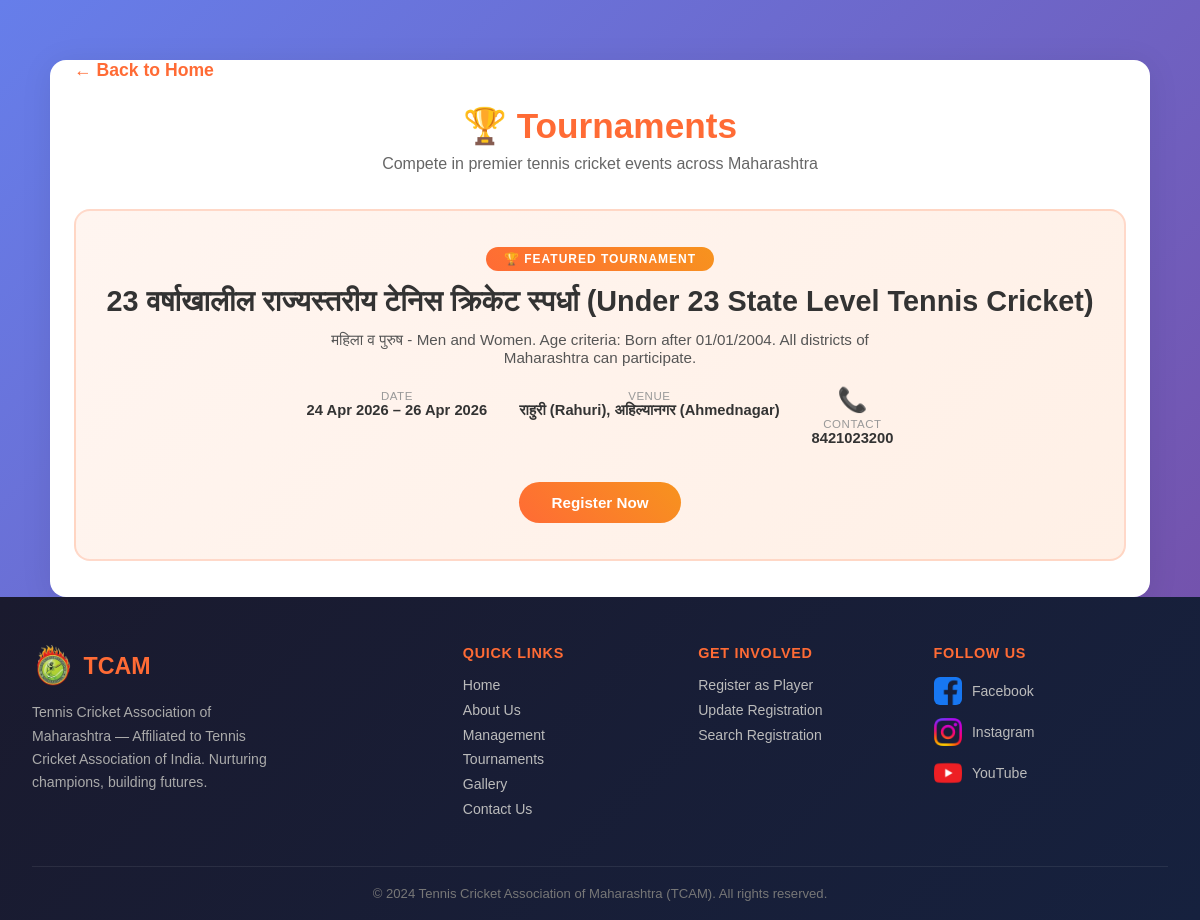
Screenshot of /tournament.php with the database file from the repository.
### tables this page shows
CREATE TABLE tournaments (
    id INTEGER PRIMARY KEY AUTOINCREMENT,
    tournament_id TEXT UNIQUE,
    name TEXT NOT NULL,
    start_date TEXT,
    end_date TEXT,
    venue TEXT,
    city TEXT,
    state TEXT DEFAULT 'Maharashtra',
    participants INTEGER DEFAULT 0,
    status TEXT DEFAULT 'upcoming',
    winner TEXT DEFAULT '',
    runner_up TEXT DEFAULT '',
    organizer TEXT DEFAULT '',
    contact_person TEXT DEFAULT '',
    contact_mobile TEXT DEFAULT '',
    prize_money TEXT DEFAULT '',
    description TEXT DEFAULT '',
    image_path TEXT DEFAULT '',
    featured INTEGER DEFAULT 0,
    created_at DATETIME DEFAULT CURRENT_TIMESTAMP
);

### tournament.php (the view, shortened to what this page needs)
<?php
$dbPath = __DIR__ . '/tcam_bookings.db';
$db = new PDO('sqlite:' . $dbPath);
$db->setAttribute(PDO::ATTR_ERRMODE, PDO::ERRMODE_EXCEPTION);
$db->setAttribute(PDO::ATTR_DEFAULT_FETCH_MODE, PDO::FETCH_ASSOC);
$db->exec("CREATE TABLE IF NOT EXISTS tournaments (
    id INTEGER PRIMARY KEY AUTOINCREMENT, tournament_id TEXT UNIQUE, name TEXT NOT NULL,
    start_date TEXT, end_date TEXT, venue TEXT, city TEXT, state TEXT DEFAULT 'Maharashtra',
    participants INTEGER DEFAULT 0, status TEXT DEFAULT 'upcoming', winner TEXT DEFAULT '',
    runner_up TEXT DEFAULT '', organizer TEXT DEFAULT '', contact_person TEXT DEFAULT '',
    contact_mobile TEXT DEFAULT '', prize_money TEXT DEFAULT '', description TEXT DEFAULT '',
    image_path TEXT DEFAULT '', featured INTEGER DEFAULT 0, created_at DATETIME DEFAULT CURRENT_TIMESTAMP
)");
$tournaments = $db->query("SELECT * FROM tournaments ORDER BY CASE status WHEN 'ongoing' THEN 1 WHEN 'upcoming' THEN 2 WHEN 'completed' THEN 3 END, start_date DESC")->fetchAll();
$featured = null;
foreach ($tournaments as $t) {
    if ($t['featured'] || $t['status'] === 'ongoing') { $featured = $t; break; }
}
?>
<!DOCTYPE html>
<html lang="en">
<head>
    <link rel="stylesheet" href="css/responsive.css">
</head>
<body>
    <div class="container">
        <a href="index.html" class="back-link">&larr; Back to Home</a>
        <h1>🏆 Tournaments</h1>
        <p class="subtitle">Compete in premier tennis cricket events across Maharashtra</p>
        <?php if ($featured): ?>
        <div class="featured">
            <div class="tag">🏆 <?php echo $featured['status'] === 'ongoing' ? 'Live Now' : ($featured['status'] === 'upcoming' ? 'Featured Tournament' : 'Latest Tournament'); ?></div>
            <h2><?php echo htmlspecialchars($featured['name']); ?></h2>
            <?php if ($featured['description']): ?>
                <p class="desc"><?php echo htmlspecialchars($featured['description']); ?></p>
            <?php endif; ?>
            <div class="featured-meta">
                <div><div class="icon"></div><div class="label">Date</div><div class="value"><?php echo $featured['start_date'] ? date('d M Y', strtotime($featured['start_date'])) : 'TBD'; ?><?php echo $featured['end_date'] ? ' – ' . date('d M Y', strtotime($featured['end_date'])) : ''; ?></div></div>
                <div><div class="icon"></div><div class="label">Venue</div><div class="value"><?php echo htmlspecialchars($featured['venue'] ?: 'TBD'); ?><?php echo $featured['city'] ? ', ' . htmlspecialchars($featured['city']) : ''; ?></div></div>
                <?php if ($featured['contact_mobile']): ?>
                <div><div class="icon">📞</div><div class="label">Contact</div><div class="value"><?php echo htmlspecialchars($featured['contact_mobile']); ?></div></div>
                <?php endif; ?>
            </div>
            <a href="single-registration-enhanced.html?event=<?php echo urlencode($featured['name']); ?>" class="btn-register">Register Now</a>
        </div>
        <?php endif; ?>
    </div>
    <footer class="site-footer">
        <div class="footer-inner">
            <div>
                <div class="footer-logo-row">
                    <img src="./images/logo.png" alt="TCAM Logo">
                    <span class="footer-brand-name">TCAM</span>
                </div>
                <p class="footer-tagline">Tennis Cricket Association of Maharashtra — Affiliated to Tennis Cricket Association of India. Nurturing champions, building futures.</p>
            </div>
            <div>
                <h4 class="footer-heading">Quick Links</h4>
                <ul class="footer-links">
                    <li><a href="index.html">Home</a></li>
                    <li><a href="about.html">About Us</a></li>
                    <li><a href="managment.html">Management</a></li>
                    <li><a href="tournament.php">Tournaments</a></li>
                    <li><a href="gallery.php">Gallery</a></li>
                    <li><a href="contact.html">Contact Us</a></li>
                </ul>
            </div>
            <div>
                <h4 class="footer-heading">Get Involved</h4>
                <ul class="footer-links">
                    <li><a href="index.html#booking">Register as Player</a></li>
                    <li><a href="single-registration-enhanced.html">Update Registration</a></li>
                    <li><a href="student-search.php">Search Registration</a></li>
                </ul>
            </div>
            <div>
                <h4 class="footer-heading">Follow Us</h4>
                <div class="footer-social">
                    <a href="https://www.facebook.com/share/173JkY8Mw4/" target="_blank" class="social-link">
                        <img src="Facebook.webp" alt="Facebook"> Facebook
                    </a>
                    <a href="https://www.instagram.com/tenniscricketmaharashtra?igsh=anphb3MyZDExdTdu" target="_blank" class="social-link">
                        <img src="Instagram.webp" alt="Instagram"> Instagram
                    </a>
                    <a href="https://youtube.com/@tenniscricketmaharashtra?si=pVYR1NoF-RY67Toy" target="_blank" class="social-link">
                        <img src="Youtube.webp" alt="YouTube"> YouTube
                    </a>
                </div>
            </div>
        </div>
        <div class="footer-bottom">
            &copy; 2024 Tennis Cricket Association of Maharashtra (TCAM). All rights reserved.
        </div>
    </footer>
</body>
</html>

### css/responsive.css (style rules this page uses)
*, *::before, *::after { box-sizing: border-box; }
img { max-width: 100%; height: auto; }
@media (max-width: 1200px) { .container { padding: 0 1.5rem; } }
.site-footer { background: linear-gradient(135deg, #1a1a2e 0%, #16213e 100%); color: #ccc; padding: 3rem 2rem 0; font-family: Arial, sans-serif; }
.footer-inner { max-width: 1200px; margin: 0 auto; display: grid; grid-template-columns: 2fr 1fr 1fr 1.2fr; gap: 2.5rem; padding-bottom: 2.5rem; border-bottom: 1px solid rgba(255,255,255,0.08); }
.footer-logo-row { display: flex; align-items: center; gap: 0.6rem; margin-bottom: 0.9rem; }
.footer-logo-row img { height: 42px; width: auto; }
.footer-brand-name { font-size: 1.45rem; font-weight: bold; color: #ff6b35; }
.footer-tagline { font-size: 0.88rem; color: #aaa; line-height: 1.65; max-width: 260px; margin-bottom: 0; }
.footer-heading { color: #ff6b35; font-size: 0.9rem; font-weight: 700; margin: 0 0 1rem; text-transform: uppercase; letter-spacing: 0.7px; }
.footer-links { list-style: none; padding: 0; margin: 0; }
.footer-links li { margin-bottom: 0.55rem; }
.footer-links a { color: #bbb; text-decoration: none; font-size: 0.88rem; transition: color 0.2s, padding-left 0.2s; display: block; }
.footer-social { display: flex; flex-direction: column; gap: 0.8rem; }
.social-link { display: flex; align-items: center; gap: 0.65rem; color: #bbb; text-decoration: none; font-size: 0.88rem; transition: color 0.2s; }
.social-link img { width: 28px; height: 28px; object-fit: contain; border-radius: 6px; }
.footer-bottom { max-width: 1200px; margin: 0 auto; text-align: center; padding: 1.2rem 0; color: #777; font-size: 0.82rem; }

### tournament.php (style rules this page uses)
* { margin:0; padding:0; box-sizing:border-box; }
body { font-family: Arial, sans-serif; background: linear-gradient(135deg, #667eea 0%, #764ba2 100%); margin: 0; color: #222; }
.container { max-width: 1100px; margin: 60px auto 0 auto; background: #fff; border-radius: 16px; box-shadow: 0 4px 32px rgba(0,0,0,0.08); padding: 40px 24px 40px 24px; }
.back-link { display: inline-block; margin-bottom: 24px; color: #ff6b35; text-decoration: none; font-weight: bold; font-size: 1.1rem; }
h1 { color: #ff6b35; text-align: center; margin-bottom: 8px; font-size: 2.2rem; }
.subtitle { text-align: center; color: #666; margin-bottom: 36px; font-size: 1rem; }
.featured { background: linear-gradient(135deg, #fff5f0, #fff0e6); border: 2px solid rgba(255,107,53,0.2); border-radius: 16px; padding: 36px 28px; margin-bottom: 36px; text-align: center; position: relative; overflow: hidden; transition: box-shadow 0.3s, transform 0.3s; }
.featured .tag { display: inline-block; background: linear-gradient(45deg, #ff6b35, #f7931e); color: #fff; padding: 5px 18px; border-radius: 20px; font-size: 0.75rem; font-weight: 700; text-transform: uppercase; letter-spacing: 1px; margin-bottom: 14px; }
.featured h2 { font-size: 1.8rem; font-weight: 800; margin-bottom: 12px; color: #333; }
.featured .desc { color: #555; max-width: 600px; margin: 0 auto 18px; font-size: 0.95rem; }
.featured-meta { display: flex; flex-wrap: wrap; justify-content: center; gap: 32px; margin: 20px 0; }
.featured-meta div { text-align: center; }
.featured-meta .icon { font-size: 1.5rem; margin-bottom: 4px; }
.featured-meta .label { font-size: 0.72rem; color: #999; text-transform: uppercase; letter-spacing: 0.5px; }
.featured-meta .value { font-weight: 600; font-size: 0.92rem; color: #333; }
.btn-register { display: inline-block; padding: 12px 32px; border-radius: 50px; font-weight: 700; font-size: 0.95rem; text-decoration: none; background: linear-gradient(45deg, #ff6b35, #f7931e); color: #fff; border: none; cursor: pointer; transition: all 0.3s; margin-top: 16px; }

### rows the page displays
tournaments: name "23 वर्षाखालील राज्यस्तरीय टेनिस क्रिकेट स्पर्धा (Under 23 State Level Tennis Cricket)", description "महिला व पुरुष - Men and Women. Age criteria: Born after 01/01/2004. All districts of Maharashtra can participate.", start_date "24 Apr 2026", end_date "26 Apr 2026", venue "राहुरी (Rahuri)", city "अहिल्यानगर (Ahmednagar)", contact_mobile "8421023200"
